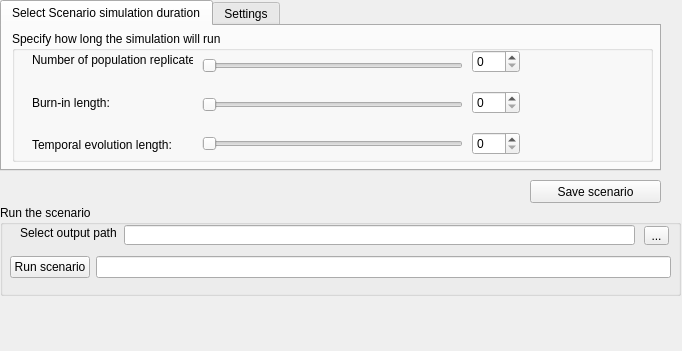
      <widget class="QWidget" name="page_7">
       <property name="geometry">
        <rect>
         <x>0</x>
         <y>0</y>
         <width>682</width>
         <height>351</height>
        </rect>
       </property>
       <attribute name="label">
        <string>Step 3 - Run or re-run a Scenario</string>
       </attribute>
       <widget class="QGroupBox" name="groupBox_6">
        <property name="geometry">
         <rect>
          <x>0</x>
          <y>205</y>
          <width>681</width>
          <height>91</height>
         </rect>
        </property>
        <property name="title">
         <string>Run the scenario</string>
        </property>
        <widget class="QLabel" name="label_31">
         <property name="geometry">
          <rect>
           <x>20</x>
           <y>20</y>
           <width>101</width>
           <height>16</height>
          </rect>
         </property>
         <property name="text">
          <string>Select output path</string>
         </property>
        </widget>
        <widget class="QLineEdit" name="lineEdit_16">
         <property name="geometry">
          <rect>
           <x>124</x>
           <y>20</y>
           <width>511</width>
           <height>20</height>
          </rect>
         </property>
        </widget>
        <widget class="QToolButton" name="toolButton_4">
         <property name="geometry">
          <rect>
           <x>644</x>
           <y>21</y>
           <width>25</width>
           <height>19</height>
          </rect>
         </property>
         <property name="text">
          <string>...</string>
         </property>
        </widget>
        <widget class="QWidget" name="layoutWidget">
         <property name="geometry">
          <rect>
           <x>10</x>
           <y>50</y>
           <width>661</width>
           <height>25</height>
          </rect>
         </property>
         <layout class="QHBoxLayout" name="horizontalLayout_38">
          <item>
           <widget class="QPushButton" name="pushButton_11">
            <property name="text">
             <string>Run scenario</string>
            </property>
           </widget>
          </item>
          <item>
           <widget class="QLineEdit" name="lineEdit_14"/>
          </item>
         </layout>
        </widget>
       </widget>
       <widget class="QPushButton" name="pushButton_8">
        <property name="geometry">
         <rect>
          <x>530</x>
          <y>180</y>
          <width>131</width>
          <height>23</height>
         </rect>
        </property>
        <property name="text">
         <string>Save scenario</string>
        </property>
       </widget>
       <widget class="QTabWidget" name="tabWidget_2">
        <property name="geometry">
         <rect>
          <x>0</x>
          <y>0</y>
          <width>661</width>
          <height>171</height>
         </rect>
        </property>
        <property name="currentIndex">
         <number>0</number>
        </property>
        <widget class="QWidget" name="tab_3">
         <attribute name="title">
          <string>Select Scenario simulation duration</string>
         </attribute>
         <widget class="QGroupBox" name="groupBox_27">
          <property name="geometry">
           <rect>
            <x>10</x>
            <y>5</y>
            <width>641</width>
            <height>131</height>
           </rect>
          </property>
          <property name="title">
           <string>Specify how long the simulation will run</string>
          </property>
          <widget class="QWidget" name="layoutWidget_40">
           <property name="geometry">
            <rect>
             <x>460</x>
             <y>7</y>
             <width>48</width>
             <height>131</height>
            </rect>
           </property>
           <layout class="QVBoxLayout" name="verticalLayout_40">
            <item>
             <widget class="QSpinBox" name="spinBox_37"/>
            </item>
            <item>
             <widget class="QSpinBox" name="spinBox_38"/>
            </item>
            <item>
             <widget class="QSpinBox" name="spinBox_39"/>
            </item>
           </layout>
          </widget>
          <widget class="QWidget" name="layoutWidget_41">
           <property name="geometry">
            <rect>
             <x>190</x>
             <y>9</y>
             <width>261</width>
             <height>131</height>
            </rect>
           </property>
           <layout class="QVBoxLayout" name="verticalLayout_41">
            <item>
             <widget class="QSlider" name="horizontalSlider_45">
              <property name="orientation">
               <enum>Qt::Horizontal</enum>
              </property>
             </widget>
            </item>
            <item>
             <widget class="QSlider" name="horizontalSlider_46">
              <property name="orientation">
               <enum>Qt::Horizontal</enum>
              </property>
             </widget>
            </item>
            <item>
             <widget class="QSlider" name="horizontalSlider_47">
              <property name="orientation">
               <enum>Qt::Horizontal</enum>
              </property>
             </widget>
            </item>
           </layout>
          </widget>
          <widget class="QWidget" name="layoutWidget_42">
           <property name="geometry">
            <rect>
             <x>20</x>
             <y>11</y>
             <width>161</width>
             <height>121</height>
            </rect>
           </property>
           <layout class="QVBoxLayout" name="verticalLayout_42">
            <item>
             <widget class="QLabel" name="label_58">
              <property name="text">
               <string>Number of population replicates:</string>
              </property>
             </widget>
            </item>
            <item>
             <widget class="QLabel" name="label_59">
              <property name="text">
               <string>Burn-in length:</string>
              </property>
             </widget>
            </item>
            <item>
             <widget class="QLabel" name="label_60">
              <property name="text">
               <string>Temporal evolution length:</string>
              </property>
             </widget>
            </item>
           </layout>
          </widget>
         </widget>
        </widget>
        <widget class="QWidget" name="tab_4">
         <attribute name="title">
          <string>Settings</string>
         </attribute>
        </widget>
       </widget>
      </widget>
